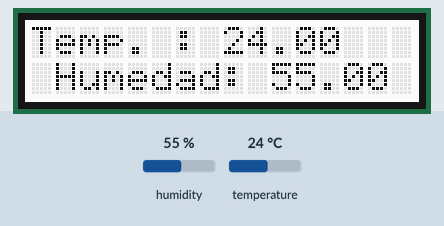
Simulated run of this sketch. Board: Arduino Uno, built for the host (arithmetic inside an expression is 32-bit, double 64-bit). Parts: 16×2 character LCD. The inputs (shaded band) are chosen by the test bench; at power-on: humidity 55 %, temperature 24 °C. WiFi joins after 1.5 s; servers stay silent unless stated; uploads are accepted with an empty reply; what the sketch prints to the serial monitor is not drawn.

Above: at 2.2 s.
2.3 s: humidity set to 22 %
At 7.0 s:
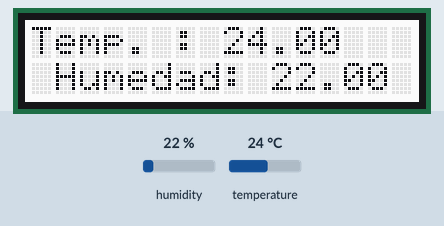
8.3 s: temperature set to 12 °C
At 12.5 s:
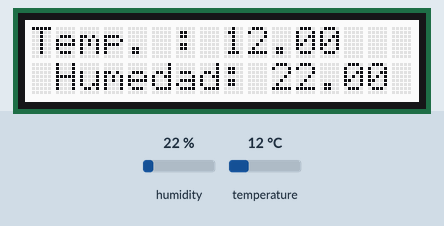
14.3 s: humidity set to 40 %
At 18.0 s:
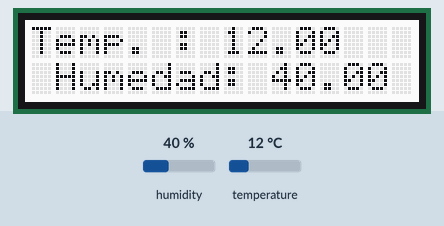
20.3 s: temperature set to 19 °C
At 23.5 s:
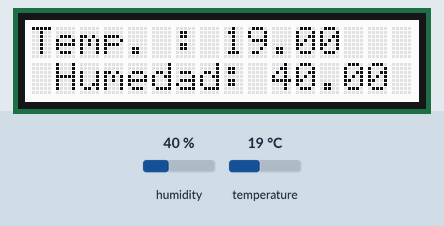
Timing chart, 0 to 25.0 s (numbered marks = the images above; inputs shaded):
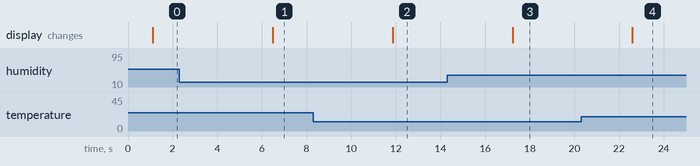

The sketch:

sensor_temperatura_con_red_final.ino
```cpp
#include <DHT11.h> // biblioteca sensor temperatura
#include <Wire.h>
#include "rgb_lcd.h" //biblioteca de la pantalla lcd rgb
#include <Ethernet.h> //biblioteca del shield ethernet
#include <SPI.h>


rgb_lcd lcd;

const int colorR = 255; //en este bloque se definen lo colores de la pantalla
const int colorG = 255;
const int colorB = 255;

int pin=7; // se define el pin que utilizara el sensor como entrada
DHT11 dht11(pin);

byte mac[] = {0xDE, 0xAD, 0xBE, 0xEF, 0xFF, 0xEE}; // Direccion MAC
byte ip[] = { 192,168,50,220 }; // Direccion IP del Arduino
byte server[] = { 192,168,50,100 }; // Direccion IP del servidor que contiene la base mysql
EthernetClient client;
float temperatura; //variable de la temperatura, flotante para manejo de numeros decimales
int analog_pin = 0;

void setup()
   {
       Serial.begin(9600);
       Ethernet.begin(mac, ip); // Inicializamos el Ethernet Shield
       delay(1000); // Esperamos 1 segundo de cortesia
   }

void loop()
   {
       int err;
       float temp, hum;
       if((err = dht11.read(hum, temp)) == 0)    // Si devuelve 0 es que ha leido bien
          {
             //inicializa el visor y asigna los parametros que mostrara
             lcd.begin(16, 2);
             lcd.setRGB(colorR, colorG, colorB);
             lcd.print("Temp. : ");
             lcd.print(temp);
             lcd.setCursor(0, 1);
             lcd.print(" Humedad: ");
             lcd.print(hum);

             //inicializa el monitor serial de arduino
             Serial.print("Temperatura: ");
             Serial.print(temp);
             Serial.print(" Humedad: ");
             Serial.print(hum);
             Serial.println();
          }
       else
          {
             //caotura y muestra el error
             Serial.println();
             Serial.print("Error Num :");
             Serial.print(err);
             Serial.println();
          }

        if (client.connect(server, 80)>0)
                {  // Conexion con el servidor y envia los datos
                    client.print("GET /project/arduino/temperatura/iot.php?valor="); // Enviamos los datos por GET
                    client.print(temp);
                    client.println(" HTTP/1.0");
                    client.println("User-Agent: Arduino 1.0");
                    client.println();
                    Serial.println("Conectado");
                 }
        else
                 {
                    Serial.println("Fallo en la conexion");
                 }
        if (!client.connected())
                 {
                    Serial.println("Disconnected!");
                 }
               client.stop();
               client.flush();
               delay(5000); // Espero un minuto antes de tomar otra muestra

       // delay(1000);            //Recordad que solo lee una vez por segundo
   }
```

Measured:
- after the input at 2.3 s, the display: changes after 4.2 s (image 1)
- after the input at 8.3 s, the display: changes after 3.6 s (image 2)
- after the input at 14.3 s, the display: changes after 2.9 s (image 3)
- after the input at 20.3 s, the display: changes after 2.3 s (image 4)
